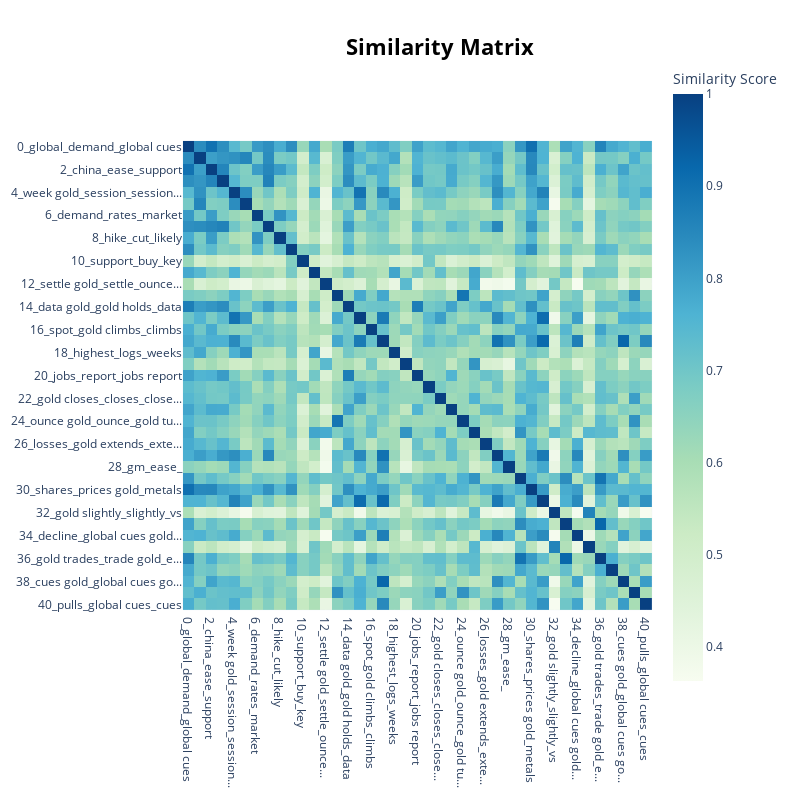

This figure's notebook cell:
### Code cell
topic_model.visualize_heatmap()

### Figure 1 — Plotly figure (JSON) as saved in the notebook; plotly's stock layout.template omitted (floating-point values rounded to 4 significant figures; data arrays with more than 128 entries replaced by an {"elided": "..."} marker saying what was removed)
{"data": [{"coloraxis": "coloraxis", "hovertemplate": "x: %{x}<br>y: %{y}<br>Similarity Score: %{z}<extra></extra>", "name": "0", "type": "heatmap", "x": ["0_global_demand_global cues", "1_low_month_week", "2_china_ease_support", "3_fed_minutes_rate", "4_week gold_session_session...", "5_highest_high gold_record", "6_demand_rates_market", "7_dollar gold_steady_remain", "8_hike_cut_likely", "9_q_vs_cut", "10_support_buy_key", "11_week gold_day_ends", "12_settle gold_settle_ounce...", "13_ounce gold_ounce_gold ends", "14_data gold_gold holds_data", "15_close_close gold_end", "16_spot_gold climbs_climbs", "17_weak_futures trade_globa...", "18_highest_logs_weeks", "19_gold settles_settles_set...", "20_jobs_report_jobs report", "21_comex_settlement_gold se...", "22_gold closes_closes_close...", "23_oil_oil gold_gold oil", "24_ounce gold_ounce_gold tu...", "25_ends gold_settles_gold e...", "26_losses_gold extends_exte...", "27_rally_dollar gold_sharply", "28_gm_ease_", "29_cents_settlement_gold tr...", "30_shares_prices gold_metals", "31_edge_trading gold_hold", "32_gold slightly_slightly_vs", "33_trading gold_trade gold_...", "34_decline_global cues gold...", "35_time__", "36_gold trades_trade gold_e...", "37_index_closes_end", "38_cues gold_global cues go...", "39_index_closes_gold closes", "40_pulls_global cues_cues"], "xaxis": "x", "y": ["0_global_demand_global cues", "1_low_month_week", "2_china_ease_support", "3_fed_minutes_rate", "4_week gold_session_session...", "5_highest_high gold_record", "6_demand_rates_market", "7_dollar gold_steady_remain", "8_hike_cut_likely", "9_q_vs_cut", "10_support_buy_key", "11_week gold_day_ends", "12_settle gold_settle_ounce...", "13_ounce gold_ounce_gold ends", "14_data gold_gold holds_data", "15_close_close gold_end", "16_spot_gold climbs_climbs", "17_weak_futures trade_globa...", "18_highest_logs_weeks", "19_gold settles_settles_set...", "20_jobs_report_jobs report", "21_comex_settlement_gold se...", "22_gold closes_closes_close...", "23_oil_oil gold_gold oil", "24_ounce gold_ounce_gold tu...", "25_ends gold_settles_gold e...", "26_losses_gold extends_exte...", "27_rally_dollar gold_sharply", "28_gm_ease_", "29_cents_settlement_gold tr...", "30_shares_prices gold_metals", "31_edge_trading gold_hold", "32_gold slightly_slightly_vs", "33_trading gold_trade gold_...", "34_decline_global cues gold...", "35_time__", "36_gold trades_trade gold_e...", "37_index_closes_end", "38_cues gold_global cues go...", "39_index_closes_gold closes", "40_pulls_global cues_cues"], "yaxis": "y", "z": {"elided": "41x41 float values"}}], "layout": {"coloraxis": {"colorbar": {"title": {"text": "Similarity Score"}}, "colorscale": [[0, "rgb(247,252,240)"], [0.125, "rgb(224,243,219)"], [0.25, "rgb(204,235,197)"], [0.375, "rgb(168,221,181)"], [0.5, "rgb(123,204,196)"], [0.625, "rgb(78,179,211)"], [0.75, "rgb(43,140,190)"], [0.875, "rgb(8,104,172)"], [1, "rgb(8,64,129)"]]}, "height": 800, "hoverlabel": {"bgcolor": "white", "font": {"family": "Rockwell", "size": 16}}, "legend": {"title": {"text": "Trend"}}, "margin": {"t": 60}, "showlegend": true, "title": {"font": {"color": "Black", "size": 22}, "text": "<b>Similarity Matrix</b>", "x": 0.55, "xanchor": "center", "y": 0.95, "yanchor": "top"}, "width": 800, "xaxis": {"anchor": "y", "constrain": "domain", "domain": [0, 1], "scaleanchor": "y"}, "yaxis": {"anchor": "x", "autorange": "reversed", "constrain": "domain", "domain": [0, 1]}}}
